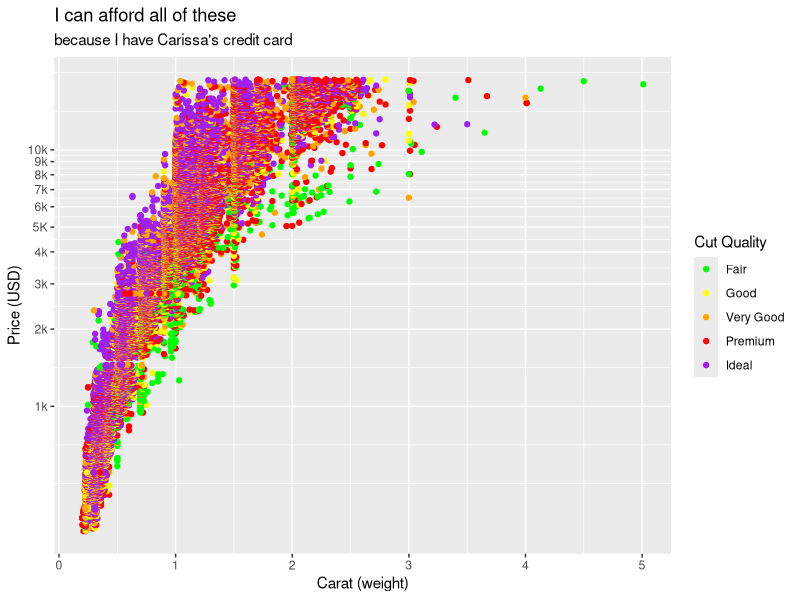

The R script that drew this image:
# Walking down the road I found a diamond and I thought what about the other ones
library(tidyverse)
diamonds |> 
  ggplot()+
  geom_point(mapping = aes(x=carat,y=price,color=cut)) +
  scale_y_continuous(trans = "log10",
                     breaks = seq(1000,10000,1000),
                     labels = c("1k","2k","3k","4k","5K","6k","7k","8k","9k","10k")) + 
  scale_color_manual(values = c("green","yellow","orange","red","purple","blue"))+
  labs(x = "Carat (weight)",
       y = "Price (USD)",
       color = "Cut Quality",
       title = "I can afford all of these",
       subtitle = "because I have Carissa's credit card")
